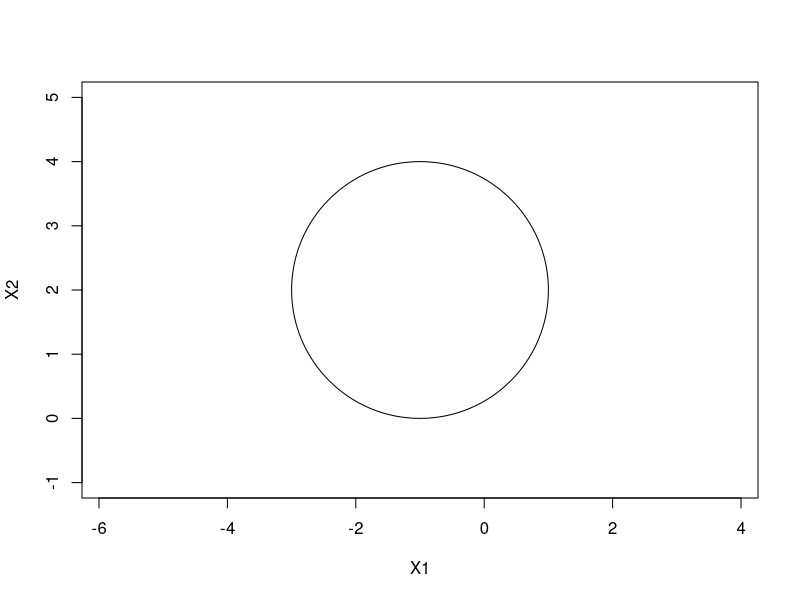
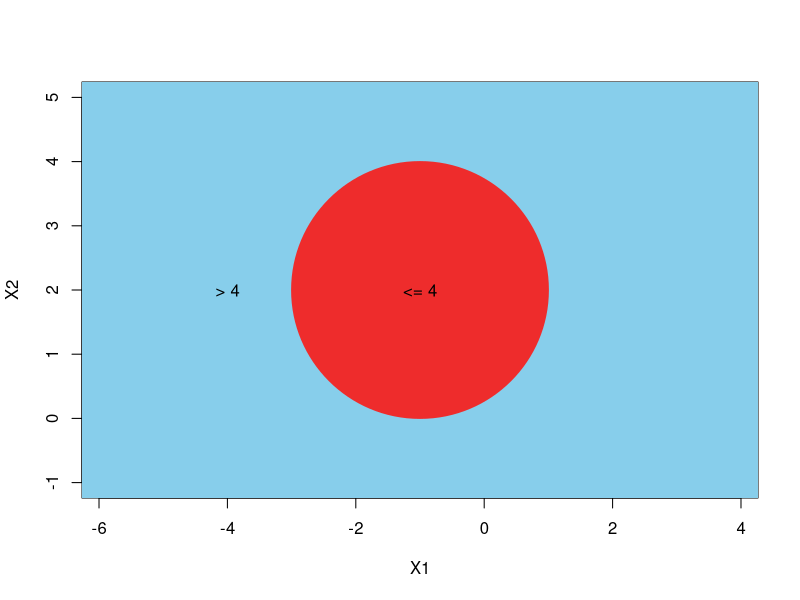
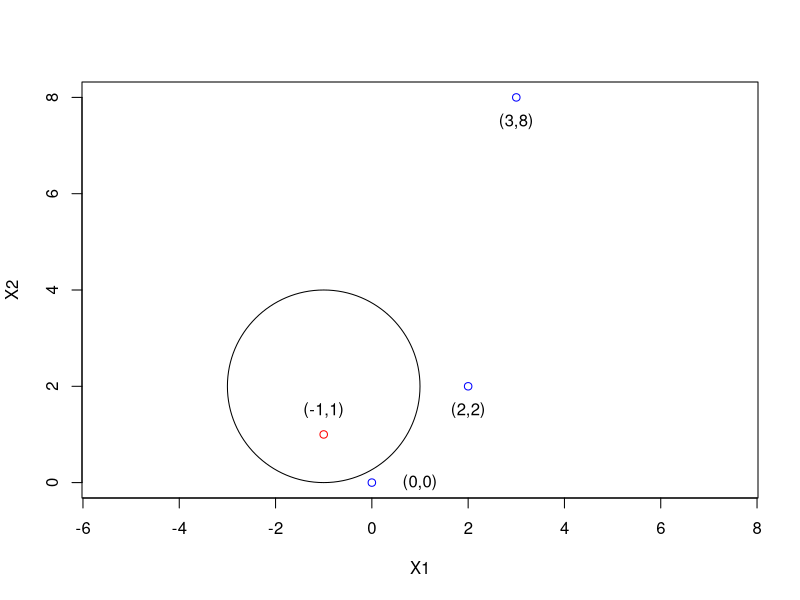
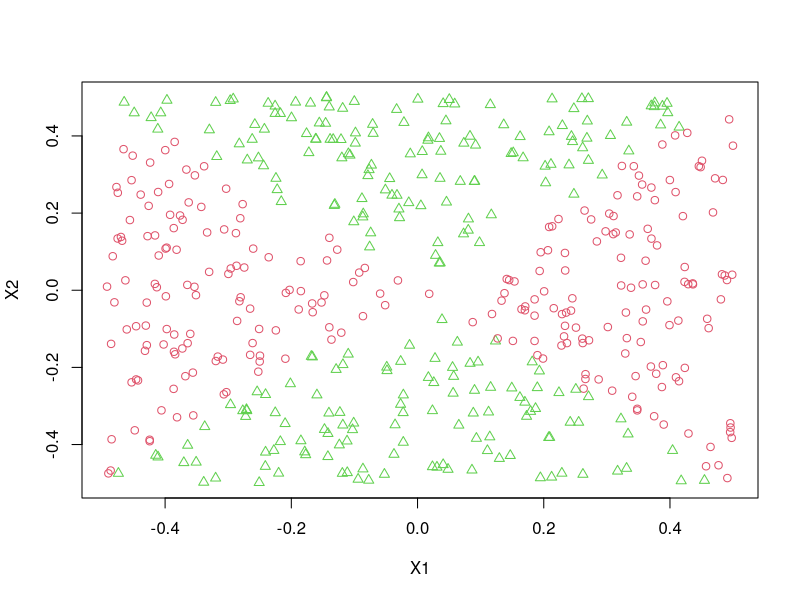
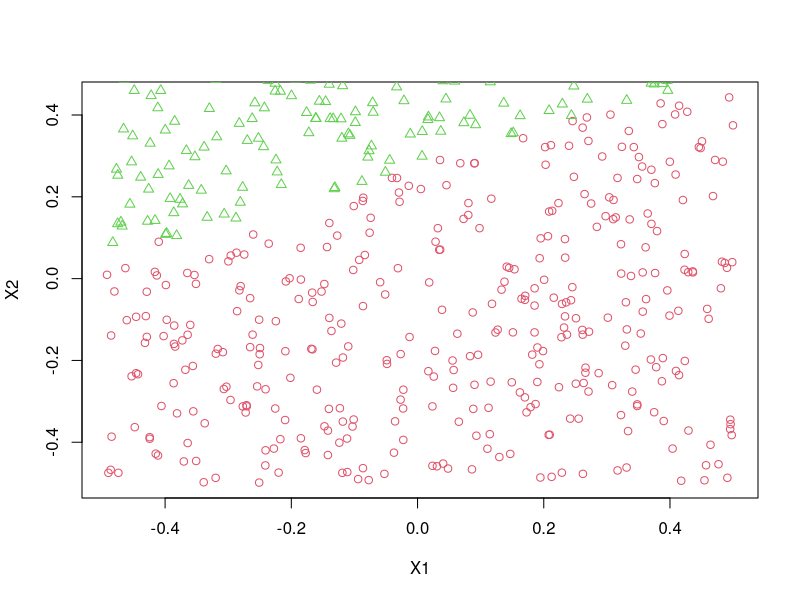
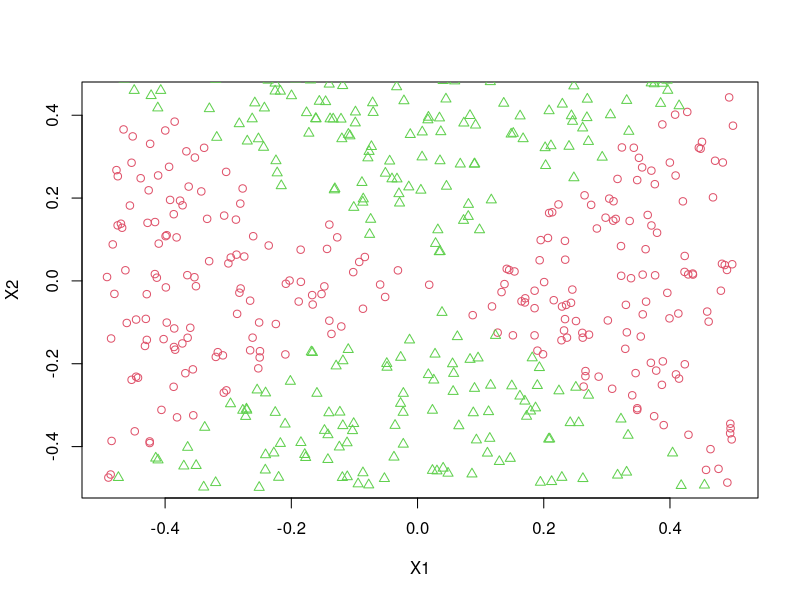
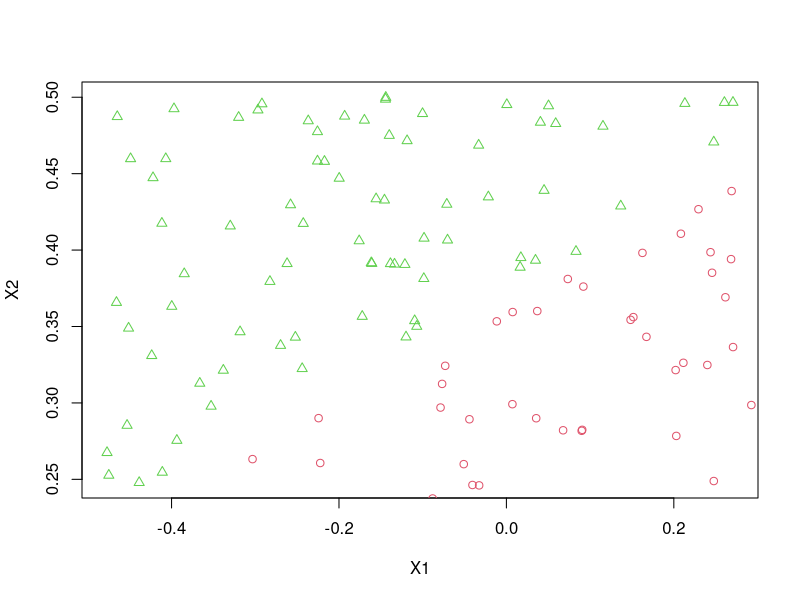
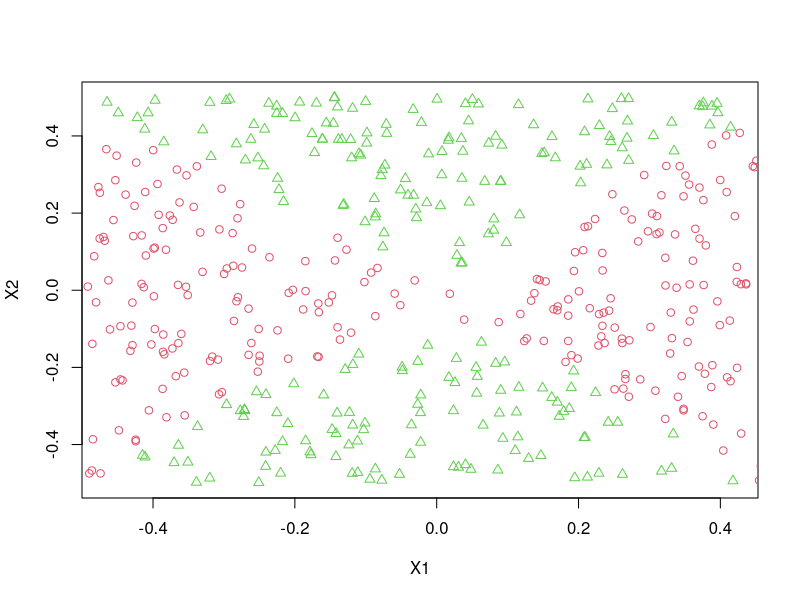

R code for these plots, in order:
## ---- chunk 1
knitr::opts_chunk$set(echo = TRUE,
                      tidy=TRUE,
                      fig.align='center',
                      tidy.opts=list(width.cutoff=60))
# https://www.calvin.edu/~rpruim/courses/s341/S17/from-class/MathinRmd.html
## ---- chunk 2
plot(NA, NA, type = "n", xlim = c(-4, 2), ylim = c(-1, 5), asp = 1, xlab = "X1", ylab = "X2")
symbols(c(-1), c(2), circles = c(2), add = TRUE, inches = FALSE,)
## ---- chunk 3
plot(NA, NA, type = "n", xlim = c(-4, 2), ylim = c(-1, 5), asp = 1, xlab = "X1", ylab = "X2")
symbols(c(-1), c(2), rectangles = matrix(c(14,7),nrow=1), add = TRUE, inches = FALSE, bg="skyblue")
symbols(c(-1), c(2), circles = c(2), add = TRUE, inches = FALSE, bg="firebrick2", fg="firebrick2")
text(c(-1), c(2), "<= 4")
text(c(-4), c(2), "> 4")
## ---- chunk 4
plot(c(0, -1, 2, 3), c(0, 1, 2, 8), col = c("blue", "red", "blue", "blue"), 
    type = "p", asp = 1, xlab = "X1", ylab = "X2")
symbols(c(-1), c(2), circles = c(2), add = TRUE, inches = FALSE)
text(c(1), c(0), "(0,0)")
text(c(-1), c(1.5), "(-1,1)")
text(c(2), c(1.5), "(2,2)")
text(c(3), c(7.5), "(3,8)")
## ---- chunk 5
set.seed(10)
x1 = runif(500) - 0.5
x2 = runif(500) - 0.5
y = 1 * (x1^2 - x2^2 > 0)
## ---- chunk 6
plot(x1, x2, xlab = "X1", ylab = "X2", col = (3 - y), pch = (2 - y))
## ---- chunk 7
logit.fit <- glm(y ~ x1 + x2, family = "binomial")
summary(logit.fit)
## ---- chunk 8
data <- data.frame(x1 = x1, x2 = x2, y = y)
probs <- predict(logit.fit, data, type = "response")
preds <- rep(0, 500)
preds[probs > 0.47] <- 1
plot(data[preds == 1, ]$x1, data[preds == 1, ]$x2, col = (3 - 1), pch = (2 - 1), xlab = "X1", ylab = "X2")
points(data[preds == 0, ]$x1, data[preds == 0, ]$x2, col = (3 - 0), pch = (2 - 0))
## ---- chunk 9
logitnl.fit <- glm(y ~ poly(x1, 2) + poly(x2, 2) + I(x1 * x2), family = "binomial")
summary(logitnl.fit)
## ---- chunk 10
probs <- predict(logitnl.fit, data, type = "response")
preds <- rep(0, 500)
preds[probs > 0.47] <- 1
plot(data[preds == 1, ]$x1, data[preds == 1, ]$x2, col = (3 - 1), pch = (2 - 1), xlab = "X1", ylab = "X2")
points(data[preds == 0, ]$x1, data[preds == 0, ]$x2, col = (3 - 0), pch = (2 - 0))
## ---- chunk 11
library(e1071)
data$y <- as.factor(data$y)
svm.fit <- svm(y ~ x1 + x2, data, kernel = "linear", cost = 0.01)
preds <- predict(svm.fit, data)
plot(data[preds == 0, ]$x1, data[preds == 0, ]$x2, col = (3 - 0), pch = (2 - 0), xlab = "X1", ylab = "X2")
points(data[preds == 1, ]$x1, data[preds == 1, ]$x2, col = (3 - 1), pch = (2 - 1))
## ---- chunk 12
data$y <- as.factor(data$y)
svmnl.fit <- svm(y ~ x1 + x2, data, kernel = "radial", gamma = 1)
preds <- predict(svmnl.fit, data)
plot(data[preds == 0, ]$x1, data[preds == 0, ]$x2, col = (3 - 0), pch = (2 - 0), xlab = "X1", ylab = "X2")
points(data[preds == 1, ]$x1, data[preds == 1, ]$x2, col = (3 - 1), pch = (2 - 1))
## ---- chunk 13
set.seed(2)
x <- matrix(rnorm(20 * 3 * 50, mean = 0, sd = 0.001), ncol = 50)
x[1:20, 2] <- 1
x[21:40, 1] <- 2
x[21:40, 2] <- 2
x[41:60, 1] <- 1
true.labels <- c(rep(1, 20), rep(2, 20), rep(3, 20))
## ---- chunk 14
pr.out <- prcomp(x)
plot(pr.out$x[, 1:2], col = 1:3, xlab = "Z1", ylab = "Z2", pch = 19)
## ---- chunk 15
pr.out <- prcomp(x)
plot(pr.out$x[, 1:2], col = 1:3, xlab = "Z1", ylab = "Z2", pch = 19)
## ---- chunk 16
km.out <- kmeans(x, 2, nstart = 20)
table(true.labels, km.out$cluster)
## ---- chunk 17
km.out <- kmeans(x, 4, nstart = 20)
table(true.labels, km.out$cluster)
## ---- chunk 18
km.out <- kmeans(pr.out$x[, 1:2], 3, nstart = 20)
table(true.labels, km.out$cluster)
## ---- chunk 19
km.out <- kmeans(scale(x), 3, nstart = 20)
table(true.labels, km.out$cluster)
